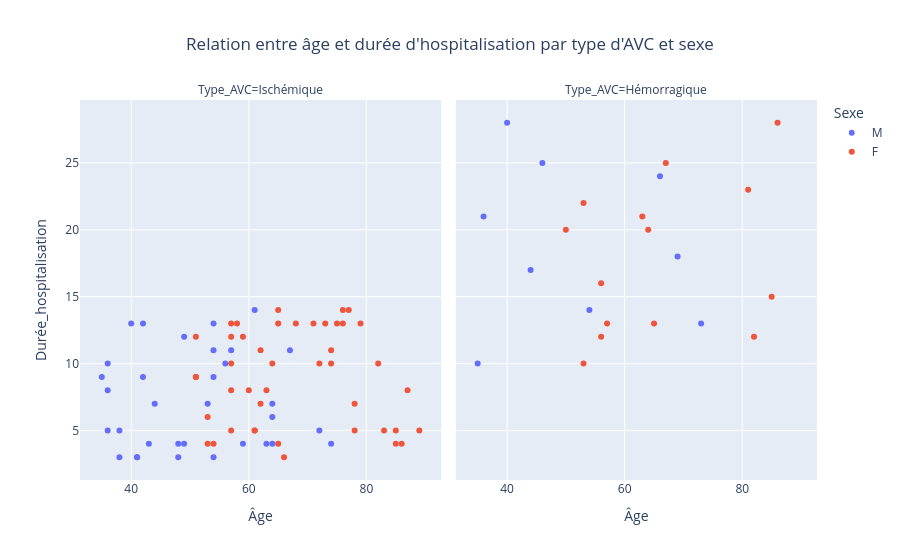

The notebook cell saved with this chart:
### Markdown cell above
<div class="alert alert-warning" style="font-size:16px;">
<b> 
3.2 Visualisez la relation entre l’âge et la durée d’hospitalisation</br>

Utilisez Plotly Express pour créer un nuage de points (scatter plot).

- Sur l’axe X : Âge

- Sur l’axe Y : Durée_hospitalisation

Différenciez les points selon le sexe (color='Sexe')

Créez des sous-graphes (subplots) pour chaque type d’AVC afin de comparer facilement les distributions.

Ajoutez un titre clair à la figure et centrez-le.

Affichez la figure avec fig.show().

Indice : facet_col est un argument utilisé pour faire des facettes (c'est-à-dire des sous-graphiques alignés dans la même figure) pour chaque variable unique dans une colonne. Cet argument est donc utilisable pour générer automatiquement les subplots par catégorie de Type_AVC.</br>
</div>

### Code cell
# TODO Tracer le nuage de points 3D avec Plotly express
fig = px.scatter(df_clean, 
         x="Âge", 
         y="Durée_hospitalisation",
         color="Sexe",
         facet_col="Type_AVC",
         title="Relation entre âge et durée d'hospitalisation par type d'AVC et sexe")
fig.update_layout(title_x=0.5)
fig.show()

### Figure 1 — Plotly figure (JSON) as saved in the notebook; plotly's stock layout.template omitted (floating-point values rounded to 4 significant figures)
{"data": [{"hovertemplate": "Sexe=M<br>Type_AVC=Ischémique<br>Âge=%{x}<br>Durée_hospitalisation=%{y}<extra></extra>", "legendgroup": "M", "marker": {"color": "#636efa", "symbol": "circle"}, "mode": "markers", "name": "M", "orientation": "v", "showlegend": true, "type": "scatter", "x": [54, 64, 49, 59, 61, 42, 43, 38, 48, 35, 44, 64, 63, 40, 54, 72, 36, 41, 42, 67, 53, 57, 49, 56, 36, 74, 41, 48, 36, 54, 64, 38, 54], "xaxis": "x", "y": [3, 6, 12, 4, 14, 9, 4, 5, 4, 9, 7, 4, 4, 13, 9, 5, 8, 3, 13, 11, 7, 11, 4, 10, 10, 4, 3, 3, 5, 13, 7, 3, 11], "yaxis": "y"}, {"hovertemplate": "Sexe=M<br>Type_AVC=Hémorragique<br>Âge=%{x}<br>Durée_hospitalisation=%{y}<extra></extra>", "legendgroup": "M", "marker": {"color": "#636efa", "symbol": "circle"}, "mode": "markers", "name": "M", "orientation": "v", "showlegend": false, "type": "scatter", "x": [36, 46, 40, 73, 66, 54, 44, 69, 35], "xaxis": "x2", "y": [21, 25, 28, 13, 24, 14, 17, 18, 10], "yaxis": "y2"}, {"hovertemplate": "Sexe=F<br>Type_AVC=Ischémique<br>Âge=%{x}<br>Durée_hospitalisation=%{y}<extra></extra>", "legendgroup": "F", "marker": {"color": "#EF553B", "symbol": "circle"}, "mode": "markers", "name": "F", "orientation": "v", "showlegend": true, "type": "scatter", "x": [51, 53, 53, 62, 60, 77, 87, 51, 62, 68, 86, 65, 64, 74, 61, 75, 79, 76, 65, 58, 85, 63, 51, 73, 78, 74, 85, 78, 65, 57, 82, 83, 57, 66, 57, 89, 54, 71, 61, 76, 57, 59, 57, 72], "xaxis": "x", "y": [9, 4, 6, 7, 8, 14, 8, 12, 11, 13, 4, 14, 10, 11, 5, 13, 13, 14, 4, 13, 4, 8, 9, 13, 7, 10, 5, 5, 13, 8, 10, 5, 13, 3, 12, 5, 4, 13, 5, 13, 5, 12, 10, 10], "yaxis": "y"}, {"hovertemplate": "Sexe=F<br>Type_AVC=Hémorragique<br>Âge=%{x}<br>Durée_hospitalisation=%{y}<extra></extra>", "legendgroup": "F", "marker": {"color": "#EF553B", "symbol": "circle"}, "mode": "markers", "name": "F", "orientation": "v", "showlegend": false, "type": "scatter", "x": [65, 56, 63, 67, 56, 53, 53, 82, 50, 57, 86, 81, 85, 64], "xaxis": "x2", "y": [13, 12, 21, 25, 16, 22, 10, 12, 20, 13, 28, 23, 15, 20], "yaxis": "y2"}], "layout": {"annotations": [{"font": {}, "showarrow": false, "text": "Type_AVC=Ischémique", "x": 0.245, "xanchor": "center", "xref": "paper", "y": 1, "yanchor": "bottom", "yref": "paper"}, {"font": {}, "showarrow": false, "text": "Type_AVC=Hémorragique", "x": 0.755, "xanchor": "center", "xref": "paper", "y": 1, "yanchor": "bottom", "yref": "paper"}], "legend": {"title": {"text": "Sexe"}, "tracegroupgap": 0}, "title": {"text": "Relation entre âge et durée d'hospitalisation par type d'AVC et sexe", "x": 0.5}, "xaxis": {"anchor": "y", "domain": [0, 0.49], "title": {"text": "Âge"}}, "xaxis2": {"anchor": "y2", "domain": [0.51, 1], "matches": "x", "title": {"text": "Âge"}}, "yaxis": {"anchor": "x", "domain": [0, 1], "title": {"text": "Durée_hospitalisation"}}, "yaxis2": {"anchor": "x2", "domain": [0, 1], "matches": "y", "showticklabels": false}}}
